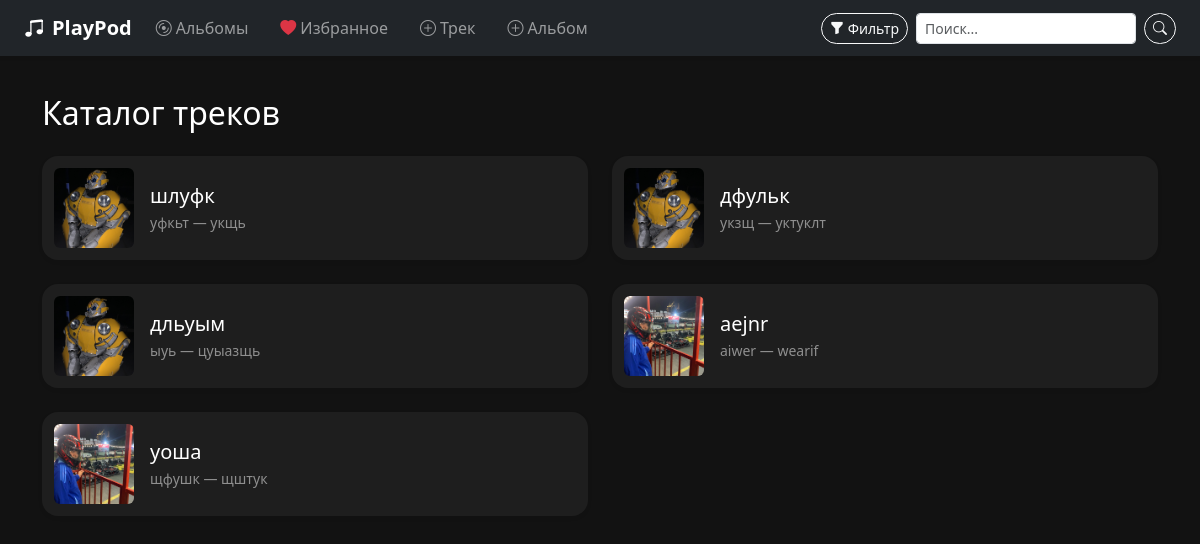
The page / on the database its author committed.
### music/models.py (models this page shows, shortened)
class Track(models.Model):
    title = models.CharField(max_length=100)
    artist = models.CharField(max_length=100)
    genre = models.CharField(max_length=50)
    audio_file = models.FileField(upload_to='tracks/')
    album = models.ForeignKey(Album, related_name='tracks', on_delete=models.CASCADE)
    favorited_by = models.ManyToManyField(User, related_name='favorite_tracks', blank=True)
    duration = models.CharField(max_length=8, blank=True, null=True)

class Album(models.Model):
    title = models.CharField(max_length=100)
    artist = models.CharField(max_length=100)
    cover = models.ImageField(upload_to='covers/')

### music/views.py (the view)
# urls.py: path('', views.track_list, name='track_list'),
def track_list(request):
    query = request.GET.get('q', '')
    genre = request.GET.get('genre', '')
    selected_artist = request.GET.get('artist', '')
    tracks = Track.objects.all()
    if query:
        tracks = tracks.filter(title__icontains=query) | tracks.filter(artist__icontains=query)
    if genre:
        tracks = tracks.filter(genre=genre)
    if selected_artist:
        tracks = tracks.filter(artist=selected_artist)
    genres = Track.objects.values_list('genre', flat=True).distinct()
    artists = Track.objects.values_list('artist', flat=True).distinct()
    return render(request, 'music/track_list.html', {
        'tracks': tracks,
        'query': query,
        'genre': genre,
        'genres': genres,
        'selected_artist': selected_artist,
        'artists': artists,
    })

### music/templates/music/track_list.html (shortened to what this page needs)
{% extends 'music/base.html' %}
{% block content %}
  <h2 class="mb-4">Каталог треков</h2>
  {% if tracks %}
    <div class="row">
      {% for track in tracks %}
        <div class="col-md-6 mb-4">
          <a href="{% url 'track_detail' track.pk %}?next={{ request.path }}" class="text-decoration-none">
            <div class="card h-100 shadow-sm d-flex flex-row align-items-center" style="background-color: #1e1e1e; border-radius: 16px; padding: 12px;">
              <img src="{{ track.album.cover.url }}" alt="Обложка" class="rounded" style="width: 80px; height: 80px; object-fit: cover;">
              <div class="ms-3">
                <h5 class="text-white mb-1">{{ track.title }}</h5>
                <p class="mb-0 text-white-50 small">{{ track.artist }} — {{ track.genre }}</p>
              </div>
            </div>
          </a>
        </div>
      {% endfor %}
    </div>
  {% else %}
    <p class="text-light">Ничего не найдено.</p>
  {% endif %}
{% endblock %}

### music/templates/music/base.html (shortened to what this page needs)
<!DOCTYPE html>
<html lang="ru">
<head>
  <link href="https://cdn.jsdelivr.net/npm/bootstrap@5.3.0/dist/css/bootstrap.min.css" rel="stylesheet">
  <link href="https://cdn.jsdelivr.net/npm/bootstrap-icons@1.10.5/font/bootstrap-icons.css" rel="stylesheet">
</head>
<body>
<nav class="navbar navbar-expand-lg navbar-dark bg-dark fixed-top shadow-sm">
    <div class="container-fluid px-4">
        <a class="navbar-brand fw-bold text-white d-flex align-items-center" href="/">
          <i class="bi bi-music-note-beamed me-2"></i> PlayPod
        </a>
        <div class="collapse navbar-collapse justify-content-between" id="navbarNav">
          <ul class="navbar-nav gap-3">
            <li class="nav-item">
              <a class="nav-link d-flex align-items-center gap-1" href="{% url 'album_list' %}">
                <i class="bi bi-disc"></i> Альбомы
              </a>
            </li>
            <li class="nav-item">
              <a class="nav-link d-flex align-items-center gap-1" href="{% url 'favorite_tracks' %}">
                <i class="bi bi-heart-fill text-danger"></i> Избранное
              </a>
            </li>
            <li class="nav-item">
              <a class="nav-link d-flex align-items-center gap-1" href="{% url 'track_add' %}">
                <i class="bi bi-plus-circle"></i> Трек
              </a>
            </li>
            <li class="nav-item">
              <a class="nav-link d-flex align-items-center gap-1" href="{% url 'album_add' %}">
                <i class="bi bi-plus-circle"></i> Альбом
              </a>
            </li>
          </ul>
          <div class="d-flex align-items-center gap-2">
            <button class="btn btn-outline-light btn-sm" data-bs-toggle="offcanvas" data-bs-target="#filters">
              <i class="bi bi-funnel-fill"></i> Фильтр
            </button>
            <form class="d-flex" method="get" action="{% url 'track_list' %}">
              <input class="form-control form-control-sm me-2" type="search" name="q" placeholder="Поиск..." aria-label="Поиск">
              <button class="btn btn-outline-light btn-sm" type="submit"><i class="bi bi-search"></i></button>
            </form>
          </div>
        </div>
    </div>
</nav>
<div class="container mt-4">
  {% block content %}{% endblock %}
</div>
</body>
</html>

### music/templates/music/base.html (style rules this page uses)
body { padding-top: 70px; }
body { background-color: #121212; color: white; }
.card { background-color: #1e1e1e; border: none; border-radius: 16px; overflow: hidden; transition: transform 0.2s ease; }
.btn { border-radius: 20px; }

### rows shown on the page
Track: album.cover (picture), title "шлуфк", artist "уфкьт", genre "укщь"
Track: album.cover (picture), title "дфульк", artist "укзщ", genre "уктуклт"
Track: album.cover (picture), title "дльуым", artist "ыуь", genre "цуыазщь"
Track: album.cover (picture), title "aejnr", artist "aiwer", genre "wearif"
Track: album.cover (picture), title "уоша", artist "щфушк", genre "щштук"
